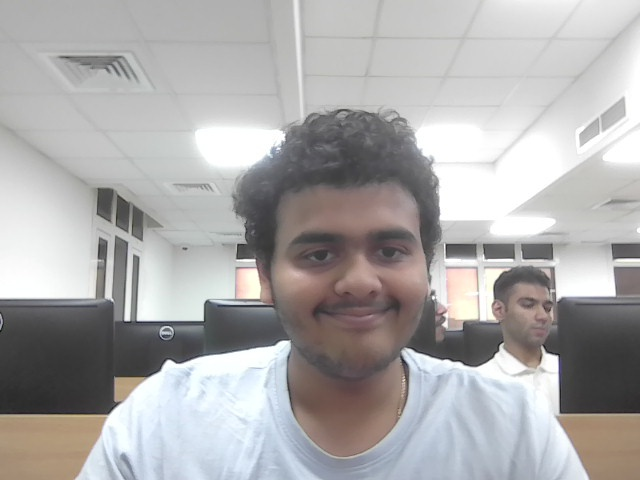
#> input picture lab 2/my_selfie_original.jpg, 640 x 480 px
$ jupyter execute Lab_2_tasks.ipynb   (text cells are left out)
#> lines starting #> are read from the running program, lines starting #| are printed output that depends on the picture
[cell 1]
import cv2
import numpy as np
import matplotlib.pyplot as plt
import os

[cell 2]
selfie = cv2.imread('my_selfie_original.jpg')
#> selfie is the input picture: shape (480, 640, 3); mean B, G, R 170.6, 170.6, 172.3

[cell 3]
gray  = cv2.cvtColor(selfie, cv2.COLOR_BGR2GRAY)
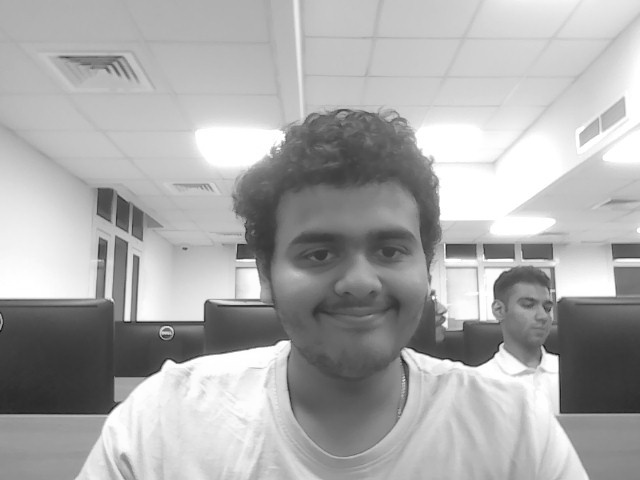
#> gray: shape (480, 640); min 16, max 255, mean 171.1

negative = 255 - gray
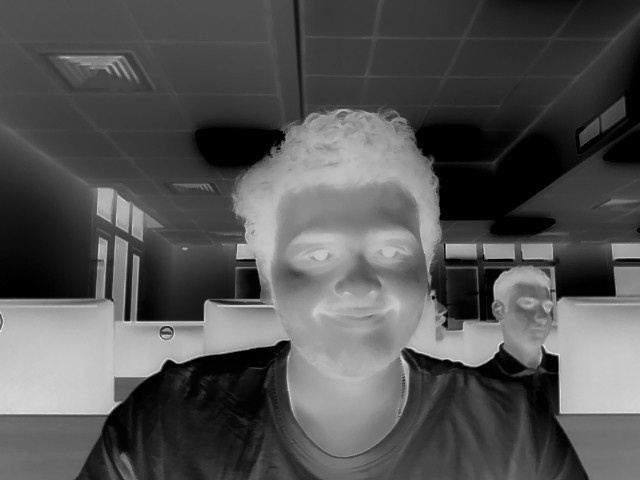
#> negative: shape (480, 640); min 0, max 239, mean 83.9

blur11 = cv2.GaussianBlur(negative,(11,11),0)
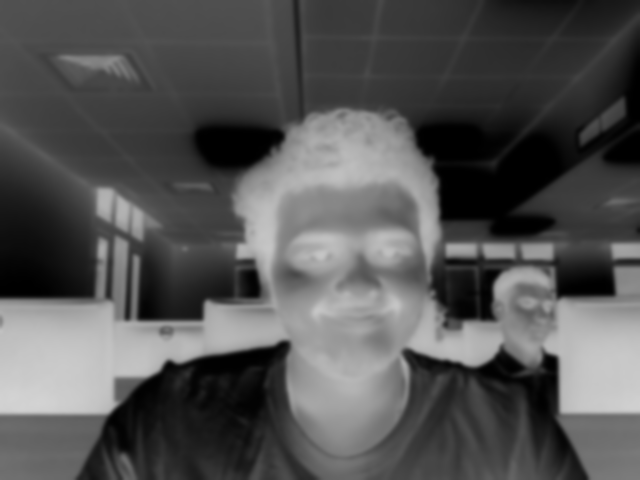
#> blur11: shape (480, 640); min 0, max 211, mean 83.9
blur21 = cv2.GaussianBlur(negative,(21,21),0)
blur31 = cv2.GaussianBlur(negative,(31,31),0)
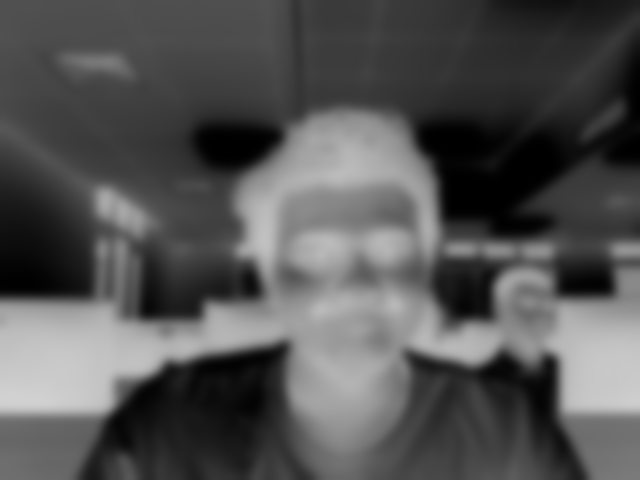
#> blur31: shape (480, 640); min 0, max 209, mean 83.9

sketch11 = cv2.divide(gray, 255 - blur11, scale=256)
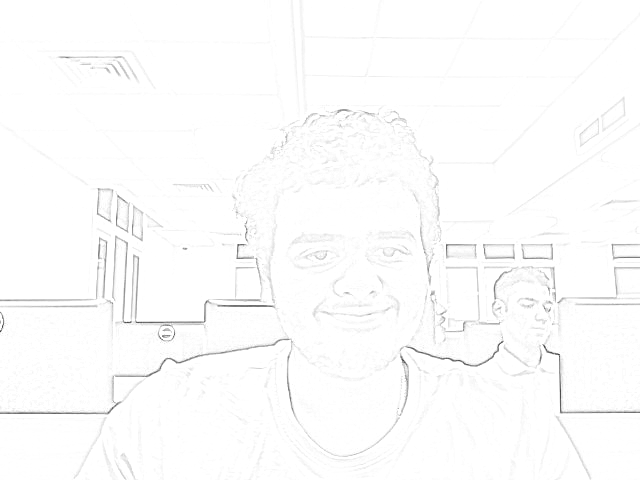
#> sketch11: shape (480, 640); min 59, max 255, mean 252.3
sketch21 = cv2.divide(gray, 255 - blur21, scale=256)
sketch31 = cv2.divide(gray, 255 - blur31, scale=256)
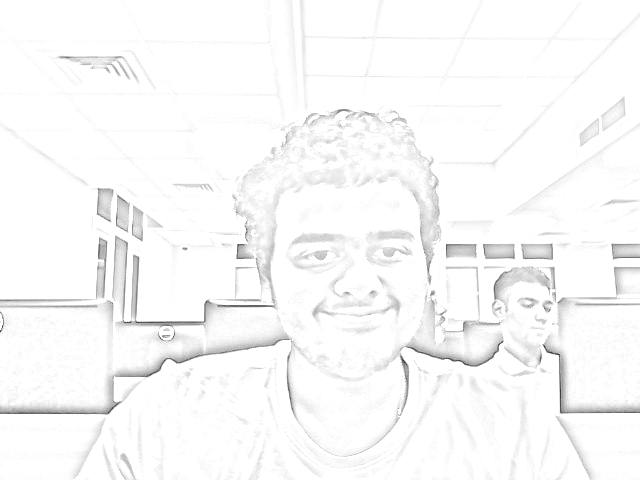
#> sketch31: shape (480, 640); min 47, max 255, mean 249


fig, axes = plt.subplots(1, 3, figsize=(15, 5))
titles = ['Kernel (11,11)', 'Kernel (21,21)', 'Kernel (31,31)']
sketches = [sketch11, sketch21, sketch31]

for ax, sketch, title in zip(axes, sketches, titles):
    ax.imshow(sketch, cmap='gray')
    ax.set_title(title)
    ax.axis('off')
#> this loop made 3 passes
#> title on passes 1 to 3: 'Kernel (11,11)', 'Kernel (21,21)', 'Kernel (31,31)'

plt.tight_layout()

# Save combined figure as single image
plt.savefig("all_pencil_sketches.jpg")

# Show output
plt.show()

[cell 4]
cv2.imwrite("my_selfie.png", selfie, [cv2.IMWRITE_PNG_COMPRESSION, 3])   # PNG (lossless)
cv2.imwrite("my_selfie_q95.jpg", selfie, [cv2.IMWRITE_JPEG_QUALITY, 95]) # JPEG high quality
cv2.imwrite("my_selfie_q30.jpg", selfie, [cv2.IMWRITE_JPEG_QUALITY, 30]) # JPEG low quality
cv2.imwrite("my_selfie.webp", selfie, [cv2.IMWRITE_WEBP_QUALITY, 80])    # WEBP

img_png   = cv2.imread("my_selfie.png")
img_jpg95 = cv2.imread("my_selfie_q95.jpg")
img_jpg30 = cv2.imread("my_selfie_q30.jpg")
img_webp  = cv2.imread("my_selfie.webp")


imgs = [img_png, img_jpg95, img_jpg30, img_webp]
imgs_rgb = [cv2.cvtColor(im, cv2.COLOR_BGR2RGB) for im in imgs]
#> imgs_rgb = 4 items
titles = ["PNG (lossless)", "JPEG q=95", "JPEG q=30", "WEBP q=80"]
files  = ["my_selfie.png", "my_selfie_q95.jpg", "my_selfie_q30.jpg", "my_selfie.webp"]


sizes = [os.path.getsize(f)//1024  for f in files]


print(" File Sizes ")
for title, fname, size in zip(titles, files, sizes):
    print(f"{title:15} : {fname:20} : {size} KB")


fig, axes = plt.subplots(2, 2, figsize=(10, 8))
for ax, img, title, size in zip(axes.ravel(), imgs_rgb, titles, sizes):
    ax.imshow(img)
    ax.set_title(f"{title}\n{size} KB")
    ax.axis('off')
#> this loop made 4 passes
#> (title, size) on passes 1 to 4: ('PNG (lossless)', 249), ('JPEG q=95', 59), ('JPEG q=30', 14), ('WEBP q=80', 14)

plt.tight_layout()
plt.savefig("format_comparison.png")
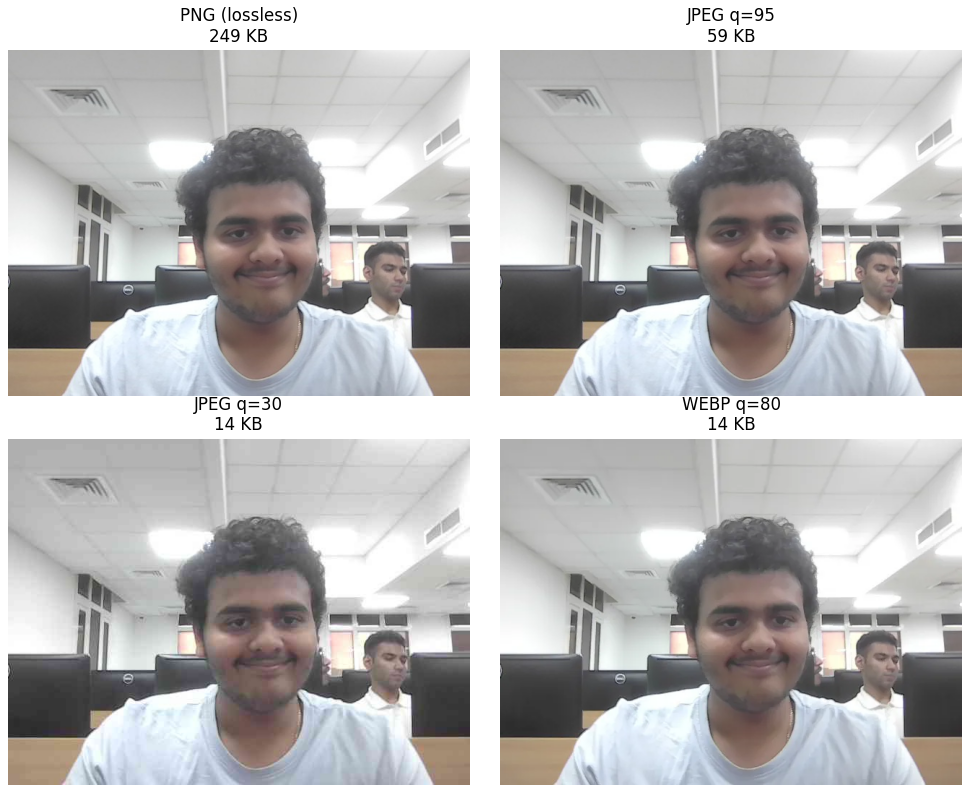
#> figure drawn by matplotlib, 4 panels
plt.show()


diff = cv2.absdiff(img_png, img_jpg30)
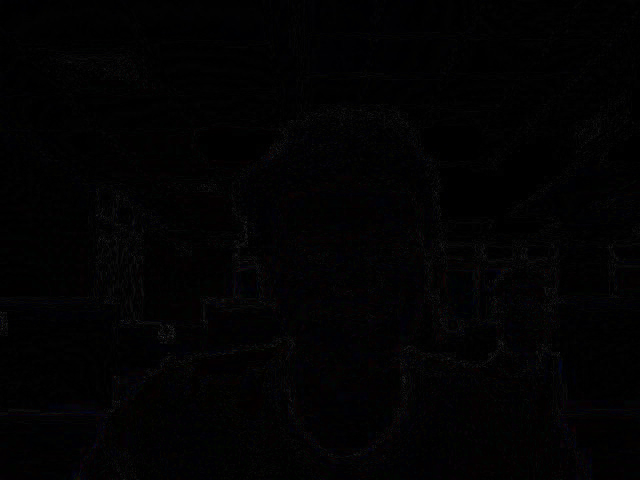
#> diff: shape (480, 640, 3); mean B, G, R 2.6, 2.1, 2.4
cv2.imwrite("diff_png_vs_jpg30.png", diff)
print("\nDifference map saved as diff_png_vs_jpg30.png")

[cell 5]
plt.imshow(diff)
plt.axis('off')

[cell 6]
import cv2
import numpy as np

cap = cv2.VideoCapture(0)

print("Webcam Filters:")
print("Keys: ")
print("  f -> Flip (Mirror)")
print("  i -> Invert (Negative)")
print("  = -> Increase Brightness")
print("  - -> Decrease Brightness")
print("  r -> Rotate 90°")
print("  b -> Smooth (Gaussian Blur)")
print("  s -> Pencil Sketch ")
print("  q -> Quit")

effects = {'flip': False, 'invert': False, 'blur': False, 'sketch': False}
angle = 0
brightness = 0  # cumulative brightness adjustment

while True:
    ret, frame = cap.read()
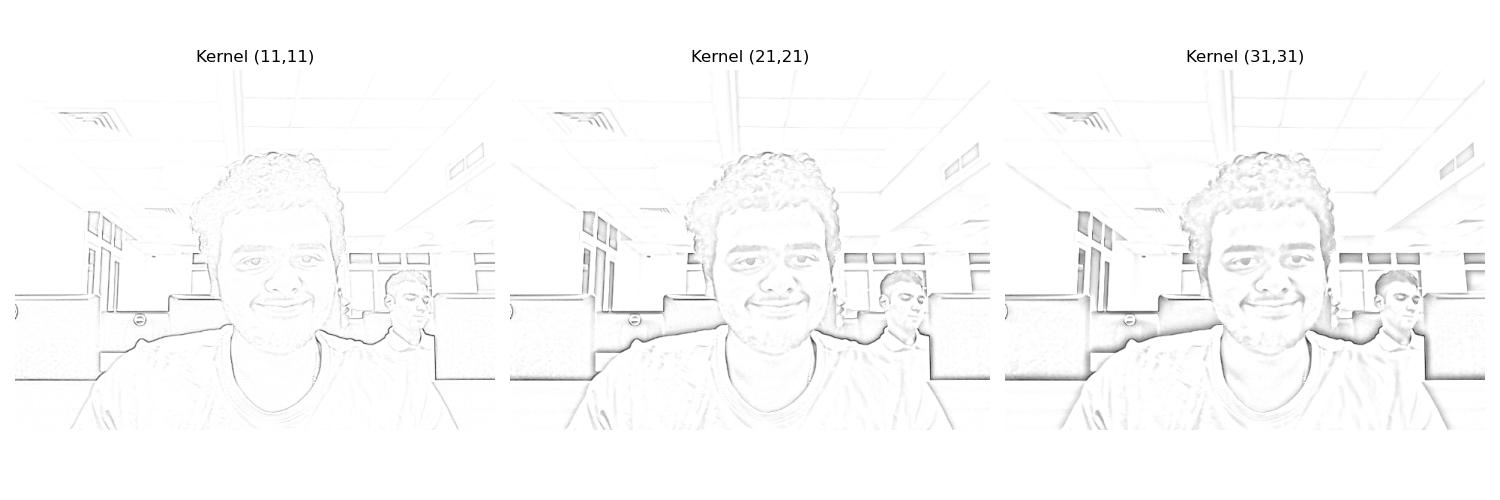
#> input picture lab 2/all_pencil_sketches.jpg, 1500 x 500 px, given in place of the camera
#> frame is the input picture: shape (500, 1500, 3); min 0, max 255, mean 250.6
    if not ret:
        break

    key = cv2.waitKey(1) & 0xFF
#> (key q is pressed here)
    if key == ord('f'): effects['flip'] = not effects['flip']
    elif key == ord('i'): effects['invert'] = not effects['invert']
    elif key == ord('='): brightness = min(brightness + 30, 255)
    elif key == ord('-'): brightness = max(brightness - 30, -255)
    elif key == ord('r'): angle = (angle + 45) % 360
    elif key == ord('b'): effects['blur'] = not effects['blur']
    elif key == ord('s'): effects['sketch'] = not effects['sketch']
    elif key == ord('q'): break

    out = frame.copy()

    if effects['flip']: out = cv2.flip(out, 1)
    if effects['invert']: out = 255 - out
    if brightness != 0: out = cv2.convertScaleAbs(out, alpha=1, beta=brightness)
    if angle != 0:
        h, w = out.shape[:2]
        M = cv2.getRotationMatrix2D((w/2, h/2), angle, 1)
        out = cv2.warpAffine(out, M, (w, h))
    if effects['blur']: out = cv2.GaussianBlur(out, (15,15), 0)
    if effects['sketch']:
        gray = cv2.cvtColor(out, cv2.COLOR_BGR2GRAY)
        inv = 255 - gray
        blur = cv2.GaussianBlur(inv, (31,31), 0)
        sketch = cv2.divide(gray, 255 - blur, scale=256)
        out = cv2.cvtColor(sketch, cv2.COLOR_GRAY2BGR)

    cv2.imshow("Webcam Filters", out)

cap.release()
cv2.destroyAllWindows()
